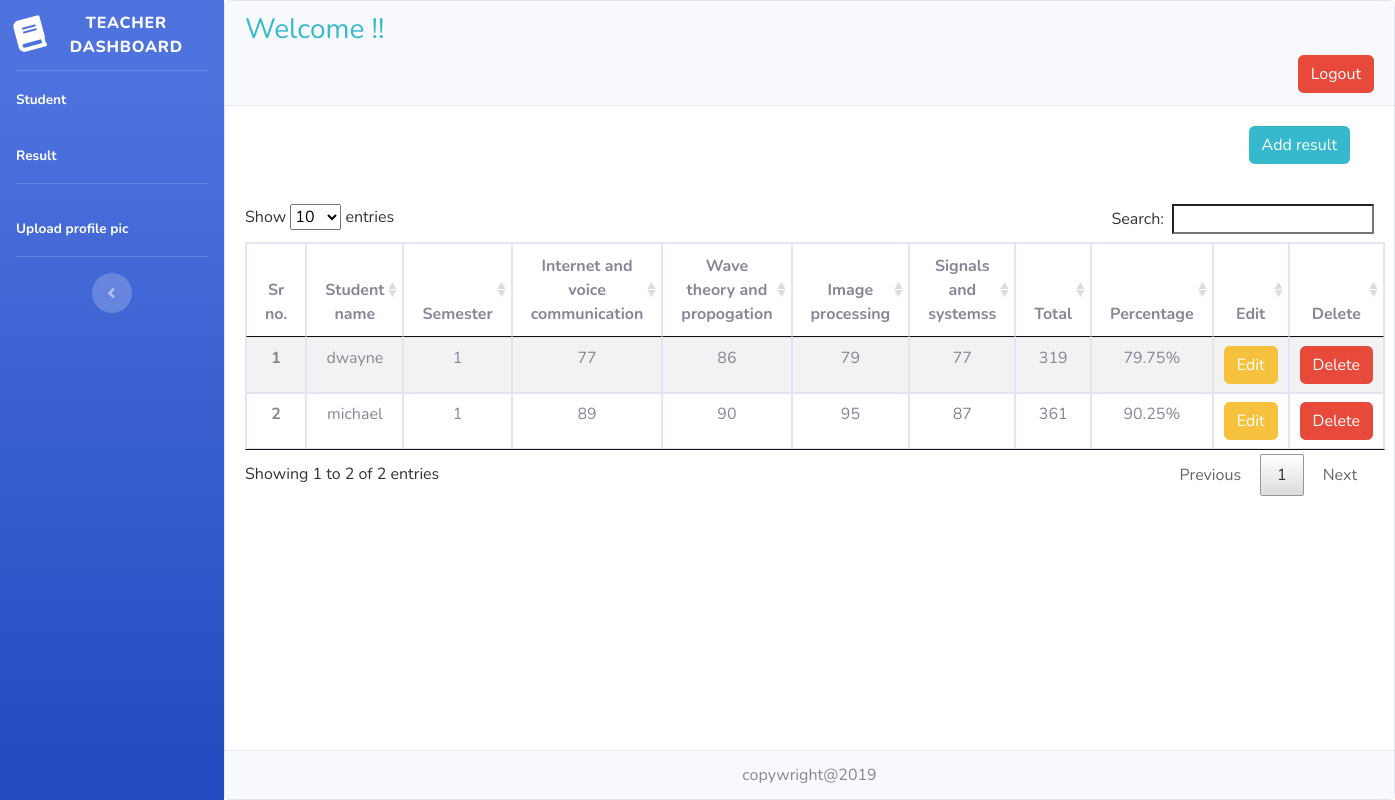
Page /teacher_upload_result.php (signed in) on the committed database.
### tables this page shows
CREATE TABLE `sms_student_data` (
  `id` int(11) NOT NULL,
  `name` varchar(255) NOT NULL,
  `password` varchar(255) NOT NULL,
  `email` varchar(255) NOT NULL,
  `contact` varchar(255) NOT NULL,
  `profession` varchar(255) NOT NULL,
  `semester` varchar(255) NOT NULL,
  `student_status_id` varchar(255) NOT NULL,
  `profile_pic` varchar(255) NOT NULL,
  `created_date` varchar(255) NOT NULL,
  `updated_date` varchar(255) NOT NULL
);

CREATE TABLE `sms_subjects` (
  `id` int(11) NOT NULL,
  `semester` varchar(255) NOT NULL,
  `subject1` varchar(255) NOT NULL,
  `marks1` varchar(255) NOT NULL,
  `subject2` varchar(255) NOT NULL,
  `marks2` varchar(255) NOT NULL,
  `subject3` varchar(255) NOT NULL,
  `marks3` varchar(255) NOT NULL,
  `subject4` varchar(255) NOT NULL,
  `marks4` varchar(255) NOT NULL,
  `created_date` varchar(255) NOT NULL,
  `updated_date` varchar(255) NOT NULL
);

CREATE TABLE `sms_result` (
  `id` int(11) NOT NULL,
  `student_name` varchar(255) NOT NULL,
  `email` varchar(255) NOT NULL,
  `semester` varchar(255) NOT NULL,
  `sub1marks` varchar(255) NOT NULL,
  `sub2marks` varchar(255) NOT NULL,
  `sub3marks` varchar(255) NOT NULL,
  `sub4marks` varchar(255) NOT NULL,
  `total` varchar(255) NOT NULL,
  `percentage` varchar(255) NOT NULL,
  `created_date` varchar(255) NOT NULL,
  `updated_date` varchar(255) NOT NULL
);

### teacher_upload_result.php (the view, shortened to what this page needs)
<!DOCTYPE html>
<html>
<head>
</head>
<body>
<?php
   include('includes/header.php');
   include('includes/navbar_teacher.php');
   require('sms_config.php');
   if(isset($_SESSION['teacher_unique_id'])){
    $id = $_SESSION['teacher_unique_id'];
   $select = "SELECT * FROM `sms_teacher_data` WHERE id='$id'";
   $query = mysqli_query($conn,$select);
   $res = mysqli_fetch_assoc($query);
   $semm = $res['semester'];
   $select2 = "SELECT * FROM `sms_subjects` WHERE semester='$semm'";
   $query2 = mysqli_query($conn,$select2);
   $res2 = mysqli_fetch_assoc($query2);
 }
   ?>
<div class="card text-center w-100">
  <div class="card-header text-right">
    <div class="text-left d-inline text-info"><h3>Welcome <?php echo $_SESSION['teacher'];?> !!</h3></div>
    <div class="text-right"><a href="sms_logout.php" class="btn btn-danger">Logout</a></div>
  </div>
  <div class="card-body">
    <?php
    $select4 = "SELECT * FROM sms_student_data WHERE semester='$semm'";
    $query4 = mysqli_query($conn,$select4);
    $res4 = mysqli_fetch_assoc($query4);
    if(isset($res4['name'])){?>
    <div class="container">
     <div class="text-right"><a href="teacheradd_result.php" class="btn btn-info mb-3">Add result</a></div>
     <br>
     </div>
     <?php
        require('sms_config.php');
        $select1 = "SELECT * FROM `sms_result` WHERE semester='$semm'";
        $query1 = mysqli_query($conn,$select1);
     ?>
     <?php if(isset($res2['subject1'])){?>
     <table class="table table-striped table-bordered" id="result">
        <thead>
          <tr>
            <th scope="col">Sr no.</th>
            <th scope="col">Student name</th>
            <th scope="col">Semester</th>
            <th scope="col"><?php echo $res2['subject1'];?></th>
            <th scope="col"><?php echo $res2['subject2'];?></th>
            <th scope="col"><?php echo $res2['subject3'];?></th>
            <th scope="col"><?php echo $res2['subject4'];?></th>
            <th scope="col">Total</th>
            <th scope="col">Percentage</th>
            <th scope="col">Edit</th>
            <th scope="col">Delete</th>
          </tr>
        </thead>
        <tbody>
          <?php $i=0;while($res1=mysqli_fetch_assoc($query1)){?>
          <tr>
            <th scope="row"><?php echo ++$i;?></th>
            <td><?php echo $res1['student_name'];?></td>
            <td><?php echo $res1['semester'];?></td>
            <td><?php echo $res1['sub1marks'];?></td>
            <td><?php echo $res1['sub2marks'];?></td>
            <td><?php echo $res1['sub3marks'];?></td>
            <td><?php echo $res1['sub4marks'];?></td>
            <td><?php echo $res1['total'];?></td>
            <td><?php echo $res1['percentage'];?>%</td>
            <td><a href="edit_marks.php?e_id=<?php echo $res1['id'];?>" class="btn btn-warning">Edit</a></td>
            <td><a href="delete_marks.php?d_id=<?php echo $res1['id'];?>" class="btn btn-danger">Delete</a></td>
          </tr>
          <?php } ?>
        </tbody>
      </table>
   <?php }else{?>
    <h3 class="text-left text-danger">Subjects are not uploaded</h3>
   <?php }?>
      <?php }else{?>
        <h3 class="text-left text-danger">No students have registered</h3>
      <?php }?>
  </div>
<div class="card-footer text-muted">
    copywright@2019
  </div>
</div>
  <?php
  include('includes/footer.php');
  ?>
</body>
</html>

### includes/header.php (shortened to what this page needs)
<!DOCTYPE html>
<html lang="en">
<head>
  <link href="vendor/fontawesome-free/css/all.min.css" rel="stylesheet" type="text/css">
  <link href="css/sb-admin-2.min.css" rel="stylesheet">
  <link rel="stylesheet" type="text/css" href="css/jquery.dataTables.min.css">
</head>
<body id="page-top">
  <div id="wrapper">

### includes/navbar_teacher.php (shortened to what this page needs)
<ul class="navbar-nav bg-gradient-primary sidebar sidebar-dark accordion" id="accordionSidebar">
  <a class="sidebar-brand d-flex align-items-center justify-content-center" href="teacher.php">
    <div class="sidebar-brand-icon rotate-n-15">
      <i class="fas fa-book"></i>
    </div>
    <div class="sidebar-brand-text mx-3">Teacher dashboard</div>
  </a>
  <hr class="sidebar-divider my-0">
  <li class="nav-item active">
    <a class="nav-link" href="teacher_view_student.php">
      <span>Student</span></a>
  </li>
  <li class="nav-item active">
    <a class="nav-link" href="teacher_upload_result.php">
      <span>Result</span></a>
  </li>
  <hr class="sidebar-divider">
 <li class="nav-item active">
    <a class="nav-link" href="teacher_upload_pic.php">
      <span>Upload profile pic</span></a>
  </li>
  <hr class="sidebar-divider d-none d-md-block">
  <div class="text-center d-none d-md-inline">
    <button class="rounded-circle border-0" id="sidebarToggle"></button>
  </div>
</ul>

### includes/footer.php
    </div>
</body>
</html>

### rows in the picture
sms_subjects: subject1 "Internet and voice communication", subject2 "Wave theory and propogation", subject3 "Image processing", subject4 "Signals and systemss"
sms_result: student_name "dwayne", semester "1", sub1marks "77", sub2marks "86", sub3marks "79", sub4marks "77", total "319", percentage "79.75"
sms_result: student_name "michael", semester "1", sub1marks "89", sub2marks "90", sub3marks "95", sub4marks "87", total "361", percentage "90.25"
